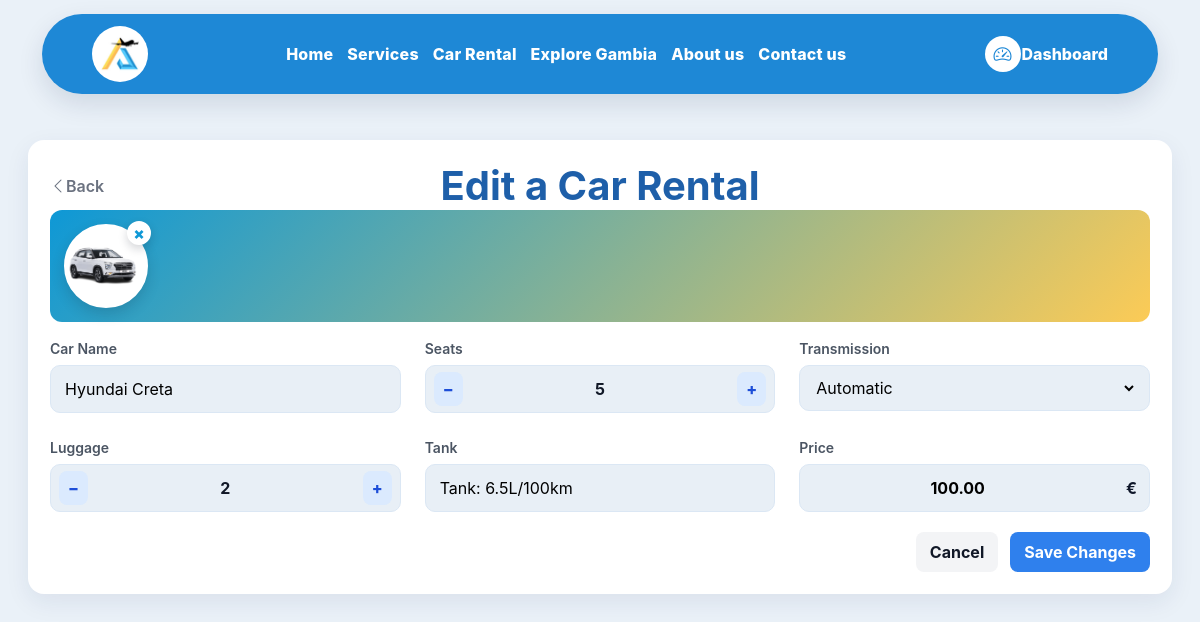
Screenshot of /services/cars/8/edit/ (signed in) with the database file from the repository.
### apps/services/models.py (models this page shows, shortened)
class Car(models.Model):
    TRANSMISSION_CHOICES = [
        ("manual", "Manual"),
        ("automatic", "Automatic"),
    ]
    name = models.CharField(max_length=120)
    category = models.ForeignKey(
        CarCategory, on_delete=models.SET_NULL, null=True, blank=True, related_name="cars"
    )
    image = models.ImageField(upload_to="cars/", blank=True, null=True)
    seats = models.PositiveIntegerField(default=0, validators=[MinValueValidator(0)])
    transmission = models.CharField(
        max_length=12, choices=TRANSMISSION_CHOICES, default="automatic"
    )
    luggage = models.PositiveIntegerField(default=0, validators=[MinValueValidator(0)])
    tank = models.CharField(max_length=60, blank=True)
    price = models.DecimalField(
        max_digits=10, decimal_places=2, default=0, validators=[MinValueValidator(0)]
    )
    available = models.BooleanField(default=True, db_index=True)
    created_at = models.DateTimeField(auto_now_add=True, db_index=True)
    class Meta:
        ordering = ["name"]
        indexes = [
            models.Index(fields=["available", "name"]),
            models.Index(fields=["price"]),
            models.Index(fields=["created_at"]),
        ]

### apps/services/views.py (the view)
# urls.py: path("cars/<int:pk>/edit/", car_update, name="car_update"),
@login_required
def car_update(request, pk: int):
    car = get_object_or_404(Car, pk=pk)
    if request.method == "POST":
        form = CarForm(request.POST, request.FILES, instance=car)
        original_available = car.available
        if form.is_valid():
            car = form.save(commit=False)
            if "available" not in request.POST:
                car.available = original_available if original_available is not None else True
            car.save()
            messages.success(request, f'Car “{car.name}” updated.')
            return redirect("services:car_list")
        messages.error(request, "Please correct the errors below.")
    else:
        form = CarForm(instance=car)
    return render(
        request,
        "services/car_form.html",
        {"form": form, "mode": "edit", "car": car},
    )

### apps/services/templates/services/car_form.html (shortened to what this page needs)
{% extends "base.html" %}
{% load static %}
{% block extra_head %}
<link rel="stylesheet" href="{% static 'css/cars.css' %}">
{% endblock %}
{% block content %}
<div class="cars-viewport">
  <div class="cars-card">
    <div class="cars-topbar">
      <a href="{% url 'services:car_list' %}" class="cars-back bi bi-chevron-left me-1">Back</a>
      <h1 class="cars-title">
        {% if mode == "edit" %}Edit a Car Rental{% else %}Create a Car Rental{% endif %}
      </h1>
    </div>
    <form method="post" enctype="multipart/form-data" class="cars-form" novalidate>
      <div class="cars-uploader" id="carUploader">
        {% if mode == "edit" and car and car.image %}
          <img src="{{ car.image.url }}" alt="{{ car.name }}" class="cars-preview" id="cars-preview-existing">
        {% endif %}
      </div>
      <div class="cars-grid cars-grid--compact">
        <div class="cars-field cars-field--full">
          <label class="cars-label" for="{{ form.name.id_for_label }}">Car Name</label>
          <div class="cars-input-tile">
            {{ form.name }}
          </div>
        </div>
        <div class="cars-field">
          <label class="cars-label" for="{{ form.seats.id_for_label }}">Seats</label>
          <div class="cars-qty cars-qty--tile" data-qty>
            <button class="cars-qty__btn" type="button" data-minus aria-label="Decrease seats">−</button>
            {{ form.seats }}
            <button class="cars-qty__btn" type="button" data-plus aria-label="Increase seats">+</button>
          </div>
        </div>
        <div class="cars-field">
          <label class="cars-label" for="{{ form.transmission.id_for_label }}">Transmission</label>
          <div class="cars-input-tile">
            {{ form.transmission }}
          </div>
        </div>
        <div class="cars-field">
          <label class="cars-label" for="{{ form.luggage.id_for_label }}">Luggage</label>
          <div class="cars-qty cars-qty--tile" data-qty>
            <button class="cars-qty__btn" type="button" data-minus aria-label="Decrease luggage">−</button>
            {{ form.luggage }}
            <button class="cars-qty__btn" type="button" data-plus aria-label="Increase luggage">+</button>
          </div>
        </div>
        <div class="cars-field">
          <label class="cars-label" for="{{ form.tank.id_for_label }}">Tank</label>
          <div class="cars-input-tile">
            {{ form.tank }}
          </div>
        </div>
        <div class="cars-field">
          <label class="cars-label" for="{{ form.price.id_for_label }}">Price</label>
          <div class="cars-input-tile cars-price">
            {{ form.price }}
            <span class="cars-price__suffix">€</span>
          </div>
        </div>
      </div>
      <div class="cars-actions">
        <a href="{% url 'services:car_list' %}" class="cars-btn cars-btn-light">Cancel</a>
        <button type="submit" class="cars-btn cars-btn-primary">
          {% if mode == "edit" %}Save Changes{% else %}Create{% endif %}
        </button>
      </div>
    </form>
  </div>
</div>
{% endblock %}

### static/css/dashboard.css (style rules this page uses)
:root { --bg: #f6f8fb; --surface: #ffffff; --ink: #0f172a; --muted: #475569; --muted-2: #94a3b8; --primary: #2563eb; --accent: #10b981; --shadow: 0 12px 30px rgba(15, 23, 42, 0.08); --radius: 16px; }
body { background: var(--bg) !important; font-family: "Inter", "SF Pro Display", system-ui, -apple-system, sans-serif; color: var(--ink); }
body { scroll-padding-top: 70px; }

### static/css/cars.css (style rules this page uses)
:root { --bg:#eaf1f8; --panel:#ffffff; --ink:#0f172a; --muted:#6b7280; --tile:#e9f1fb; --tile-border:#b9d3ff; --brand:#2f80ed; --btn:#2f80ed; --soft:#f2f6fb; --stroke:#e6eef8; --danger:#dc2626; }
body { background: var(--bg); }
.cars-viewport { max-width: 1200px; margin: 32px auto; padding: 0 16px; }
.cars-card { background: var(--panel); border-radius: 16px; box-shadow: 0 8px 24px rgba(23,37,84,.08); padding: 22px; }
.cars-topbar { display: grid; grid-template-columns: 120px 1fr 120px; align-items: center; }
.cars-back { color: var(--muted); text-decoration: none; font-weight: 600; }
.cars-title { text-align: center; font-weight: 700; color: #1e5fa9; margin: 0; }
.cars-btn { display: inline-flex; align-items: center; gap: 10px; border-radius: 8px; padding: 8px 14px; text-decoration: none; font-weight: 700; border: none; cursor: pointer; }
.cars-btn-primary { background: var(--btn); color: #fff; justify-self: end; }
.cars-btn-light { background: #f3f4f6; color: #111827; }
.cars-form { display: grid; gap: 16px; }
.cars-uploader { display: grid; gap: 12px; position: relative; padding: 14px; border-radius: 12px; background: linear-gradient(135deg,#0E98D6 0%, #FCCB56 100%); }
.cars-preview { width:78px; height:78px; object-fit:cover; border-radius:999px; display:block; }
.cars-grid { display:grid; grid-template-columns: repeat(3, 1fr); gap: 16px; }
.cars-grid--compact { gap: 24px; }
.cars-field { display:flex; flex-direction:column; gap:6px; }
.cars-label { font-size: 14px; font-weight: 600; color: #4b5563; }
.cars-input-tile { background: #e8eff6; border: 1px solid #dbe7f4; border-radius: 10px; padding: 10px 12px; }
.cars-input-tile input, .cars-input-tile select, .cars-input-tile textarea { background: transparent; border: none; outline: none; width: 100%; }
.cars-qty { display:flex; align-items:center; gap: 8px; }
.cars-qty__btn { width:34px; height:34px; border:none; border-radius:8px; background:#dbeafe; color:#1d4ed8; font-weight:800; cursor:pointer; }
.cars-qty--tile { background: #e8eff6; border: 1px solid #dbe7f4; border-radius: 10px; padding: 6px 8px; }
.cars-qty--tile input[type="number"] { background: transparent; border: none; outline: none; text-align: center; width: 56px; font-weight: 700; color: #111827; }
.cars-qty--tile input[type=number] { appearance: textfield; -moz-appearance: textfield; -webkit-appearance: none; }
.cars-price { display: grid; grid-template-columns: 1fr auto; align-items: center; gap: 8px; }
.cars-price input[type="number"] { background: transparent; border: none; outline: none; text-align: center; width: 90px; font-weight: 700; }
.cars-price__suffix { font-weight: 700; }
.cars-actions { display:flex; gap:12px; justify-content:flex-end; margin-top: 4px; }

### rows the page displays
Car: image (picture), name "Hyundai Creta", seats "5", transmission "Automatic", luggage "2", tank "Tank: 6.5L/100km", price "100.00"
